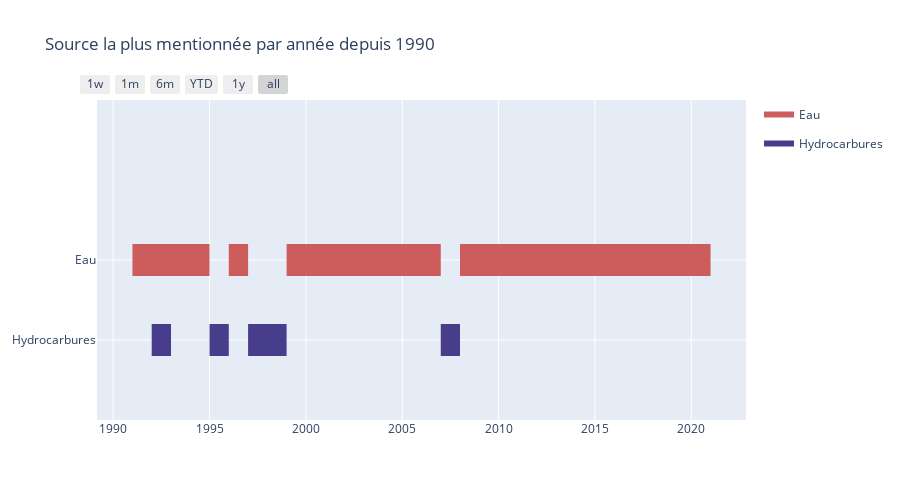

Notebook code cell kept with this figure:
### Code cell
# (!) The code must be executed for the timeline to be displayed (!)
timeline("Source la plus mentionnée par année depuis 1990", list_colors, annees, sources)

### Figure 1 — Plotly figure (JSON) as saved in the notebook; plotly's stock layout.template omitted (floating-point values rounded to 4 significant figures; data arrays with more than 128 entries replaced by an {"elided": "..."} marker saying what was removed)
{"data": [{"fill": "toself", "fillcolor": "rgb(205, 92, 92)", "hoverinfo": "skip", "legendgroup": "rgb(205, 92, 92)", "mode": "none", "name": "Eau", "type": "scatter", "x": {"elided": "129 str values"}, "y": {"elided": "129 float values"}}, {"fill": "toself", "fillcolor": "rgb(72, 61, 139)", "hoverinfo": "skip", "legendgroup": "rgb(72, 61, 139)", "mode": "none", "name": "Hydrocarbures", "type": "scatter", "x": ["1992", "1993", "1993", "1992", "1992", "1995", "1996", "1996", "1995", "1995", "1997", "1998", "1998", "1997", "1997", "1998", "1999", "1999", "1998", "1998", "2007", "2008", "2008", "2007"], "y": [-0.2, -0.2, 0.2, 0.2, null, -0.2, -0.2, 0.2, 0.2, null, -0.2, -0.2, 0.2, 0.2, null, -0.2, -0.2, 0.2, 0.2, null, -0.2, -0.2, 0.2, 0.2]}, {"legendgroup": "rgb(205, 92, 92)", "marker": {"color": "rgb(205, 92, 92)", "opacity": 0, "size": 1}, "mode": "markers", "name": "", "showlegend": false, "text": [null, null, null, null, null, null, null, null, null, null, null, null, null, null, null, null, null, null, null, null, null, null, null, null, null, null, null, null, null, null, null, null, null, null, null, null, null, null, null, null, null, null, null, null, null, null, null, null, null, null, null, null], "type": "scatter", "x": ["1991", "1992", "1992", "1993", "1993", "1994", "1994", "1995", "1996", "1997", "1999", "2000", "2000", "2001", "2001", "2002", "2002", "2003", "2003", "2004", "2004", "2005", "2005", "2006", "2006", "2007", "2008", "2009", "2009", "2010", "2010", "2011", "2011", "2012", "2012", "2013", "2013", "2014", "2014", "2015", "2015", "2016", "2016", "2017", "2017", "2018", "2018", "2019", "2019", "2020", "2020", "2021"], "y": [1, 1, 1, 1, 1, 1, 1, 1, 1, 1, 1, 1, 1, 1, 1, 1, 1, 1, 1, 1, 1, 1, 1, 1, 1, 1, 1, 1, 1, 1, 1, 1, 1, 1, 1, 1, 1, 1, 1, 1, 1, 1, 1, 1, 1, 1, 1, 1, 1, 1, 1, 1]}, {"legendgroup": "rgb(72, 61, 139)", "marker": {"color": "rgb(72, 61, 139)", "opacity": 0, "size": 1}, "mode": "markers", "name": "", "showlegend": false, "text": [null, null, null, null, null, null, null, null, null, null], "type": "scatter", "x": ["1992", "1993", "1995", "1996", "1997", "1998", "1998", "1999", "2007", "2008"], "y": [0, 0, 0, 0, 0, 0, 0, 0, 0, 0]}], "layout": {"height": 500, "hovermode": "closest", "showlegend": true, "title": {"text": "Source la plus mentionnée par année depuis 1990"}, "xaxis": {"rangeselector": {"buttons": [{"count": 7, "label": "1w", "step": "day", "stepmode": "backward"}, {"count": 1, "label": "1m", "step": "month", "stepmode": "backward"}, {"count": 6, "label": "6m", "step": "month", "stepmode": "backward"}, {"count": 1, "label": "YTD", "step": "year", "stepmode": "todate"}, {"count": 1, "label": "1y", "step": "year", "stepmode": "backward"}, {"step": "all"}]}, "showgrid": true, "type": "date", "zeroline": false}, "yaxis": {"autorange": false, "range": [-1, 3], "showgrid": true, "ticktext": ["Hydrocarbures", "Eau"], "tickvals": [0, 1], "zeroline": false}}}
